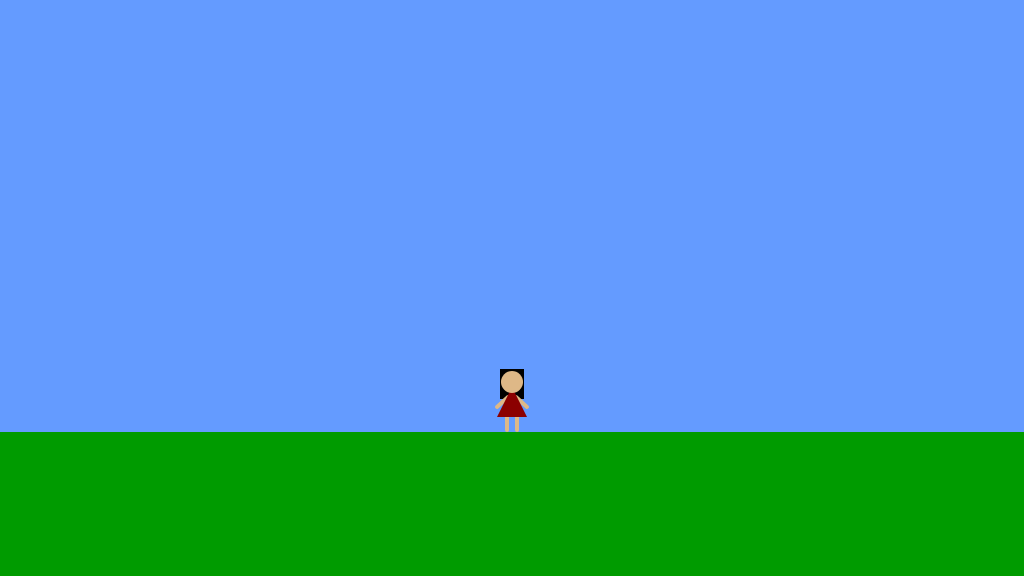
Frame 1 (no input)
Frame 60 (no input): identical to frame 1, image omitted
Frame 120 (the mouse pressed at the canvas centre since frame 60): identical to frame 1, image omitted

The p5.js sketch that drew this single still picture (run headless with seeded random() and noise() and a simulated clock; from frame 60 on, the mouse is pressed at the canvas centre):

// p5.js sketch
// ── sketch.js
/*

The Game Project

Week 3

Game interaction

*/


var gameChar_x;
var gameChar_y;
var floorPos_y;
var isLeft;
var isRight;
var isFalling;
var isPlummeting;

function setup()
{
	createCanvas(1024, 576);
	floorPos_y = height * 3/4;
	gameChar_x = width/2;
	gameChar_y = floorPos_y;

  isLeft = false;
  isRight = false;
  isFalling = false;
  isPlummeting = false;
}

function draw()
{

	///////////DRAWING CODE//////////

	background(100,155,255); //fill the sky blue


	noStroke();
	fill(0,155,0);
	rect(0, floorPos_y, width, height - floorPos_y); //draw some green ground

	//draw the canyon


	//the game character
	if(isLeft && isFalling)
	{
		// add your jumping-left code
    // character's hair
    fill(0);
    rect(gameChar_x - 12, gameChar_y - 73, 24, 30);

    // character's legs
    push();
    stroke(222, 184, 135);
    strokeWeight(4);
    line(gameChar_x - 5, gameChar_y - 30, gameChar_x - 9, gameChar_y - 12);
    line(gameChar_x + 5, gameChar_y - 30, gameChar_x + 1, gameChar_y - 12);

    // character's right arm
    line(gameChar_x - 15, gameChar_y - 35, gameChar_x - 4, gameChar_y - 45);
    pop();

    // character's body
    fill(139, 0, 0);
    triangle(
      gameChar_x, gameChar_y - 55,
      gameChar_x + 15, gameChar_y - 25,
      gameChar_x - 15, gameChar_y - 25);

    // character's left arm
    push();
    stroke(222, 184, 135);
    strokeWeight(4);
    line(gameChar_x - 4, gameChar_y - 35, gameChar_x + 4, gameChar_y - 45);
    pop();

    // character's head
    fill(222, 184, 135);
    ellipse(gameChar_x, gameChar_y - 60, 22, 22);

	}
	else if(isRight && isFalling)
	{
		// add your jumping-right code
    // character's hair
    fill(0);
    rect(gameChar_x - 12, gameChar_y - 73, 24, 30);

    // character's legs
    push();
    stroke(222, 184, 135);
    strokeWeight(4);
    line(gameChar_x - 5, gameChar_y - 30, gameChar_x - 1, gameChar_y - 12);
    line(gameChar_x + 5, gameChar_y - 30, gameChar_x + 9, gameChar_y - 12);

    // character's right arm
    line(gameChar_x + 15, gameChar_y - 35, gameChar_x + 4, gameChar_y - 45);
    pop();

    // character's body
    fill(139, 0, 0);
    triangle(
      gameChar_x, gameChar_y - 55,
      gameChar_x + 15, gameChar_y - 25,
      gameChar_x - 15, gameChar_y - 25);

    // character's left arm
    push();
    stroke(222, 184, 135);
    strokeWeight(4);
    line(gameChar_x + 4, gameChar_y - 35, gameChar_x - 4, gameChar_y - 45);
    pop();

    // character's head
    fill(222, 184, 135);
    ellipse(gameChar_x, gameChar_y - 60, 22, 22);
	}
	else if(isLeft)
	{
		// add your walking left code
    // character's hair
    fill(0);
    rect(gameChar_x - 12, gameChar_y - 63, 24, 30);

    // character's legs
    push();
    stroke(222, 184, 135);
    strokeWeight(4);
    line(gameChar_x - 5, gameChar_y - 20, gameChar_x - 9, gameChar_y - 2);
    line(gameChar_x + 5, gameChar_y - 20, gameChar_x + 1, gameChar_y - 2);

    // character's right arm
    line(gameChar_x - 15, gameChar_y - 25, gameChar_x - 4, gameChar_y - 35);
    pop();

    // character's body
    fill(139, 0, 0);
    triangle(
      gameChar_x, gameChar_y - 45,
      gameChar_x + 15, gameChar_y - 15,
      gameChar_x - 15, gameChar_y - 15);

    // character's left arm
    push();
    stroke(222, 184, 135);
    strokeWeight(4);
    line(gameChar_x - 4, gameChar_y - 25, gameChar_x + 4, gameChar_y - 35);
    pop();

    // character's head
    fill(222, 184, 135);
    ellipse(gameChar_x, gameChar_y - 50, 22, 22);

	}
	else if(isRight)
	{
		// add your walking right code
    // character's hair
    fill(0);
    rect(gameChar_x - 12, gameChar_y - 63, 24, 30);

    // character's legs
    push();
    stroke(222, 184, 135);
    strokeWeight(4);
    line(gameChar_x - 5, gameChar_y - 20, gameChar_x - 1, gameChar_y - 2);
    line(gameChar_x + 5, gameChar_y - 20, gameChar_x + 9, gameChar_y - 2);

    // character's right arm
    line(gameChar_x + 15, gameChar_y - 25, gameChar_x + 4, gameChar_y - 35);
    pop();

    // character's body
    fill(139, 0, 0);
    triangle(
      gameChar_x, gameChar_y - 45,
      gameChar_x + 15, gameChar_y - 15,
      gameChar_x - 15, gameChar_y - 15);

    // character's left arm
    push();
    stroke(222, 184, 135);
    strokeWeight(4);
    line(gameChar_x + 4, gameChar_y - 25, gameChar_x - 4, gameChar_y - 35);
    pop();

    // character's head
    fill(222, 184, 135);
    ellipse(gameChar_x, gameChar_y - 50, 22, 22);
	}
	else if(isFalling || isPlummeting)
	{
		// add your jumping facing forwards code
    // character's hair
    fill(0);
    rect(gameChar_x - 12, gameChar_y - 73, 24, 30);

    // character's legs
    push();
    stroke(222, 184, 135);
    strokeWeight(4);
    line(gameChar_x - 5, gameChar_y - 30, gameChar_x - 5, gameChar_y - 12);
    line(gameChar_x + 5, gameChar_y - 30, gameChar_x + 5, gameChar_y - 12);

    // character's arms
    line(gameChar_x - 15, gameChar_y - 50, gameChar_x - 4, gameChar_y - 45);
    line(gameChar_x + 15, gameChar_y - 50, gameChar_x + 4, gameChar_y - 45);
    pop();

    // character's body
    fill(139, 0, 0);
    triangle(
      gameChar_x, gameChar_y - 55,
      gameChar_x + 15, gameChar_y - 25,
      gameChar_x - 15, gameChar_y - 25);

    // character's head
    fill(222, 184, 135);
    ellipse(gameChar_x, gameChar_y - 60, 22, 22);
	}
	else
	{
		// add your standing front facing code

    // character's hair
    fill(0);
    rect(gameChar_x - 12, gameChar_y - 63, 24, 30);

    // character's legs
    push();
    stroke(222, 184, 135);
    strokeWeight(4);
    line(gameChar_x - 5, gameChar_y - 20, gameChar_x - 5, gameChar_y - 2);
    line(gameChar_x + 5, gameChar_y - 20, gameChar_x + 5, gameChar_y - 2);

    // character's arms
    line(gameChar_x - 15, gameChar_y - 25, gameChar_x - 4, gameChar_y - 35);
    line(gameChar_x + 15, gameChar_y - 25, gameChar_x + 4, gameChar_y - 35);
    pop();

    // character's body
    fill(139, 0, 0);
    triangle(
      gameChar_x, gameChar_y - 45,
      gameChar_x + 15, gameChar_y - 15,
      gameChar_x - 15, gameChar_y - 15);

    // character's head
    fill(222, 184, 135);
    ellipse(gameChar_x, gameChar_y - 50, 22, 22);
	}

	///////////INTERACTION CODE//////////
	//Put conditional statements to move the game character below here

}


function keyPressed()
{
	// if statements to control the animation of the character when
	// keys are pressed.
	//open up the console to see how these work
	console.log("keyPressed: " + key);
	console.log("keyPressed: " + keyCode);

  if (keyCode == 65) {
    isLeft = true;
  }
  else if (keyCode == 68) {
    isRight = true;
  }
}

function keyReleased()
{
	// if statements to control the animation of the character when
	// keys are released.
	console.log("keyReleased: " + key);
	console.log("keyReleased: " + keyCode);

  if (keyCode == 65) {
    isLeft = false;
  }
  else if (keyCode == 68) {
    isRight = false;
  }
}
